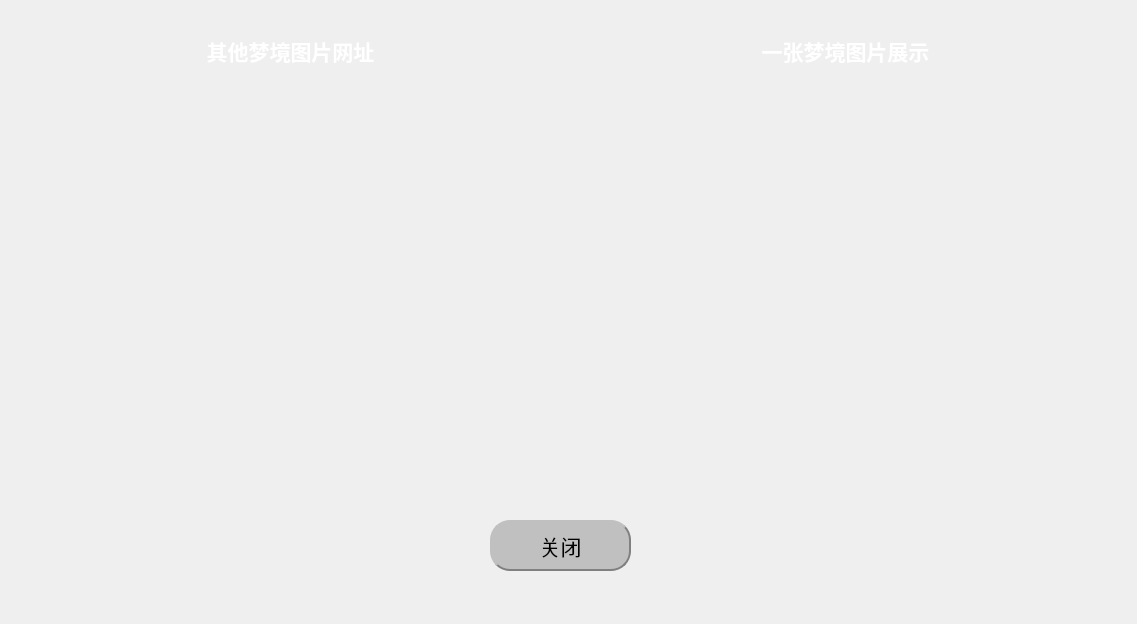
<?xml version="1.0" encoding="UTF-8"?>
<ui version="4.0">
 <class>PictureSite</class>
 <widget class="QWidget" name="PictureSite">
  <property name="geometry">
   <rect>
    <x>0</x>
    <y>0</y>
    <width>1137</width>
    <height>624</height>
   </rect>
  </property>
  <property name="minimumSize">
   <size>
    <width>1137</width>
    <height>624</height>
   </size>
  </property>
  <property name="maximumSize">
   <size>
    <width>1137</width>
    <height>624</height>
   </size>
  </property>
  <property name="windowTitle">
   <string>梦境图片</string>
  </property>
  <property name="windowIcon">
   <iconset>
    <normaloff>../picture/title.ico</normaloff>../picture/title.ico</iconset>
  </property>
  <property name="styleSheet">
   <string notr="true"/>
  </property>
  <widget class="QLabel" name="result_label_web">
   <property name="geometry">
    <rect>
     <x>150</x>
     <y>30</y>
     <width>281</width>
     <height>41</height>
    </rect>
   </property>
   <property name="font">
    <font>
     <family>宋体</family>
     <pointsize>16</pointsize>
     <weight>75</weight>
     <bold>true</bold>
    </font>
   </property>
   <property name="styleSheet">
    <string notr="true">color: rgb(255, 255, 255);</string>
   </property>
   <property name="text">
    <string>其他梦境图片网址</string>
   </property>
   <property name="alignment">
    <set>Qt::AlignCenter</set>
   </property>
  </widget>
  <widget class="QTextEdit" name="result_text">
   <property name="geometry">
    <rect>
     <x>50</x>
     <y>90</y>
     <width>481</width>
     <height>384</height>
    </rect>
   </property>
   <property name="minimumSize">
    <size>
     <width>481</width>
     <height>384</height>
    </size>
   </property>
   <property name="maximumSize">
    <size>
     <width>481</width>
     <height>384</height>
    </size>
   </property>
   <property name="font">
    <font>
     <family>Arial</family>
     <pointsize>12</pointsize>
     <weight>75</weight>
     <bold>true</bold>
    </font>
   </property>
   <property name="styleSheet">
    <string notr="true">background-color: rgba(255, 255, 255, 0);
color:rgb(0, 255, 255);
border:0px;</string>
   </property>
   <property name="html">
    <string>&lt;!DOCTYPE HTML PUBLIC &quot;-//W3C//DTD HTML 4.0//EN&quot; &quot;http://www.w3.org/TR/REC-html40/strict.dtd&quot;&gt;
&lt;html&gt;&lt;head&gt;&lt;meta name=&quot;qrichtext&quot; content=&quot;1&quot; /&gt;&lt;style type=&quot;text/css&quot;&gt;
p, li { white-space: pre-wrap; }
&lt;/style&gt;&lt;/head&gt;&lt;body style=&quot; font-family:'Arial'; font-size:12pt; font-weight:600; font-style:normal;&quot;&gt;
&lt;p style=&quot;-qt-paragraph-type:empty; margin-top:0px; margin-bottom:0px; margin-left:0px; margin-right:0px; -qt-block-indent:0; text-indent:0px;&quot;&gt;&lt;br /&gt;&lt;/p&gt;&lt;/body&gt;&lt;/html&gt;</string>
   </property>
  </widget>
  <widget class="QPushButton" name="CloseButton">
   <property name="geometry">
    <rect>
     <x>490</x>
     <y>520</y>
     <width>141</width>
     <height>51</height>
    </rect>
   </property>
   <property name="font">
    <font>
     <family>宋体</family>
     <pointsize>16</pointsize>
    </font>
   </property>
   <property name="styleSheet">
    <string notr="true">/*按钮普通态*/
QPushButton
{
background-color: rgb(192, 192, 192);
border-radius: 20px; 
border: 2px groove gray;
border-style: outset;
}

/*按钮停留态*/
QPushButton:hover
{
    /*背景颜色*/  
    background-color:rgb(156, 156, 156);
}

/*按钮按下态*/
QPushButton:pressed
{
    /*背景颜色*/  
    background-color:rgb(14 , 135 , 228);
    /*左内边距为3像素，让按下时字向右移动3像素*/  
    padding-left:3px;
    /*上内边距为3像素，让按下时字向下移动3像素*/  
    padding-top:3px;
}
</string>
   </property>
   <property name="text">
    <string>关闭</string>
   </property>
  </widget>
  <widget class="QLabel" name="result_label_img">
   <property name="geometry">
    <rect>
     <x>710</x>
     <y>30</y>
     <width>271</width>
     <height>41</height>
    </rect>
   </property>
   <property name="font">
    <font>
     <family>宋体</family>
     <pointsize>16</pointsize>
     <weight>75</weight>
     <bold>true</bold>
    </font>
   </property>
   <property name="styleSheet">
    <string notr="true">color: rgb(255, 255, 255);</string>
   </property>
   <property name="text">
    <string>一张梦境图片展示</string>
   </property>
   <property name="alignment">
    <set>Qt::AlignCenter</set>
   </property>
  </widget>
  <widget class="QLabel" name="img_view">
   <property name="geometry">
    <rect>
     <x>590</x>
     <y>90</y>
     <width>512</width>
     <height>384</height>
    </rect>
   </property>
   <property name="minimumSize">
    <size>
     <width>512</width>
     <height>384</height>
    </size>
   </property>
   <property name="maximumSize">
    <size>
     <width>512</width>
     <height>384</height>
    </size>
   </property>
   <property name="styleSheet">
    <string notr="true">background-color: rgb(255, 255, 255,0);</string>
   </property>
   <property name="text">
    <string/>
   </property>
  </widget>
  <widget class="QLabel" name="label">
   <property name="geometry">
    <rect>
     <x>0</x>
     <y>0</y>
     <width>1161</width>
     <height>641</height>
    </rect>
   </property>
   <property name="styleSheet">
    <string notr="true">background-image: url(&quot;./picture/background.jpg&quot;);</string>
   </property>
   <property name="text">
    <string/>
   </property>
  </widget>
  <zorder>label</zorder>
  <zorder>result_label_web</zorder>
  <zorder>result_text</zorder>
  <zorder>CloseButton</zorder>
  <zorder>result_label_img</zorder>
  <zorder>img_view</zorder>
 </widget>
 <resources/>
 <connections/>
</ui>
